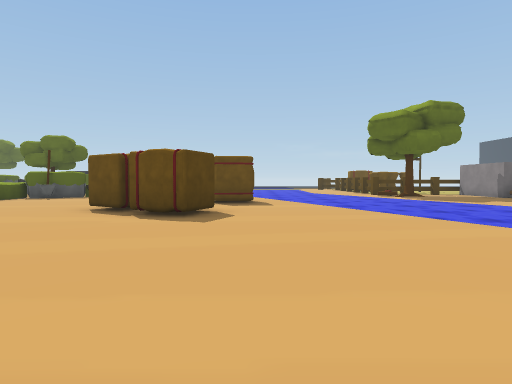
view 1 (above)

24 first-person views from a walk through a 3-D level made in the Unity game engine. The camera is 1.3 m above the floor, tilts 2° down and sees 75° across. The floor is counted in squares, 2 m on a side. Each view is taken from the middle of a square. On the plan, view 1 faces up. The plan holds only what a view shows up to about 10 squares ahead; the rest is blank. The place goes on beyond the plan. The player character is not drawn. Some animated figures are not drawn. Some surface patterns are stand-ins.

view 2
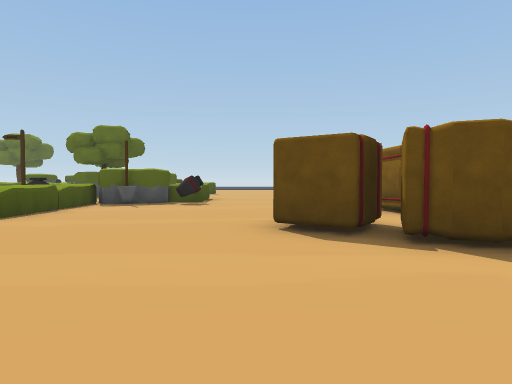

view 3
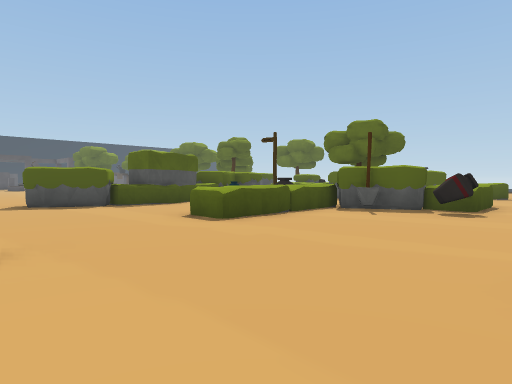

view 4
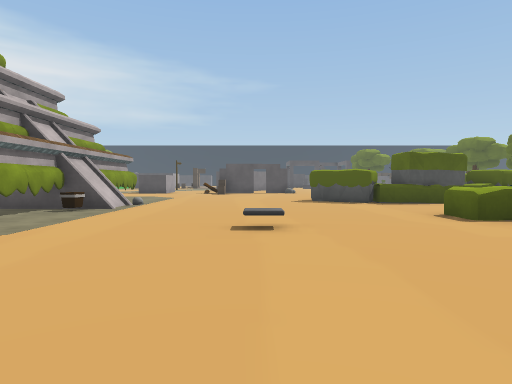

view 5
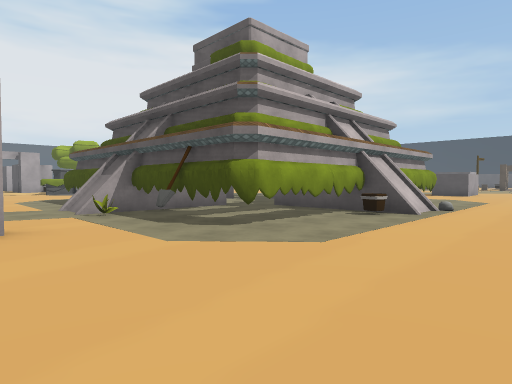

view 6
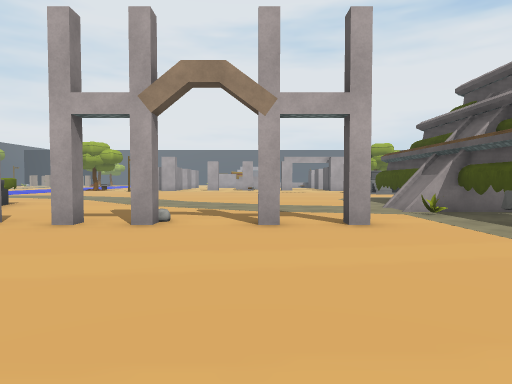

view 7
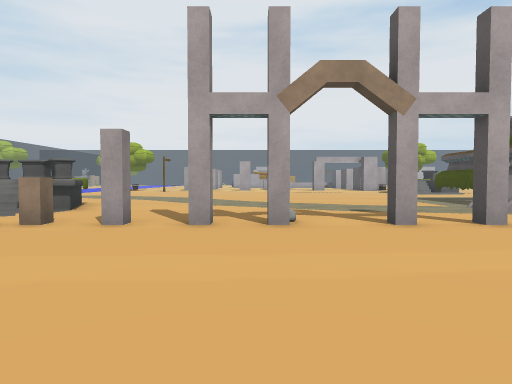

view 8
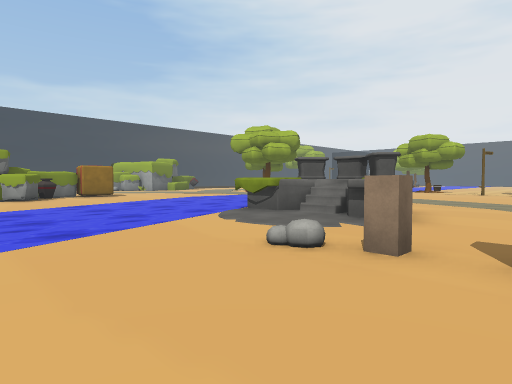

view 9
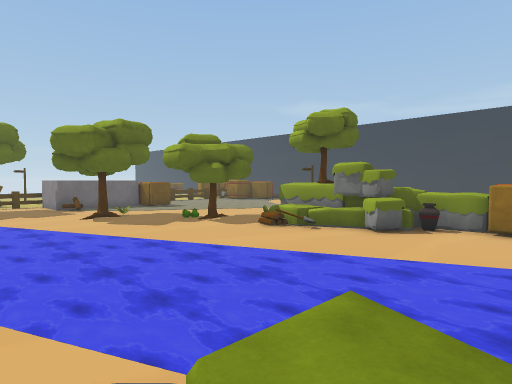

view 10
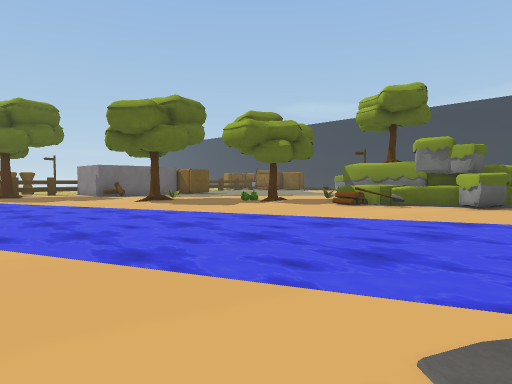

view 11
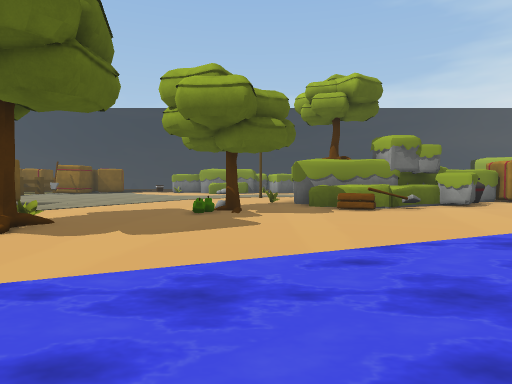

view 12
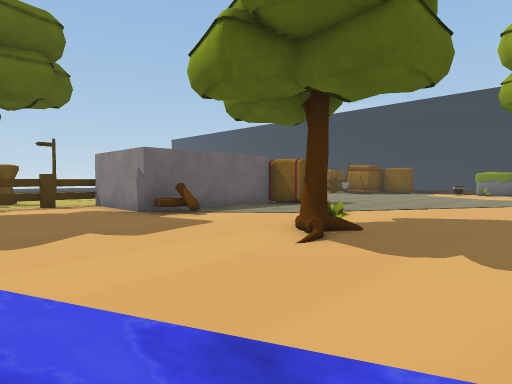

view 13
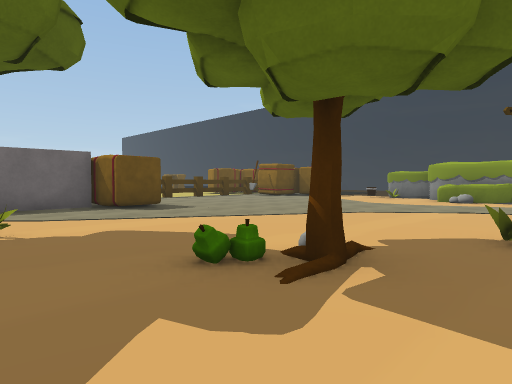

view 14
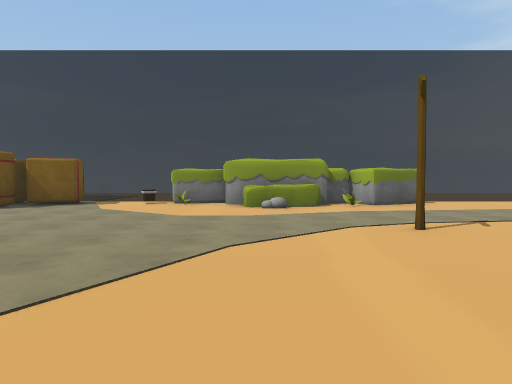

view 15
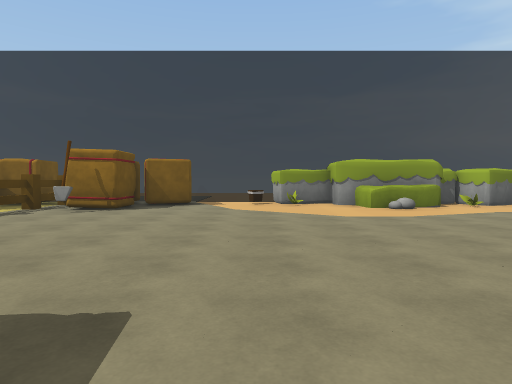

view 16
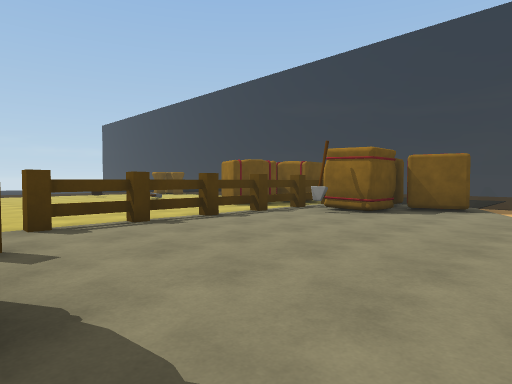

view 17
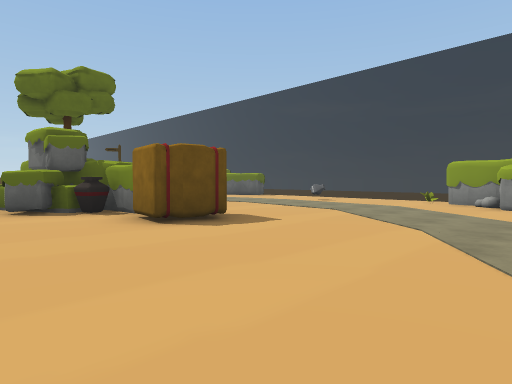

view 18
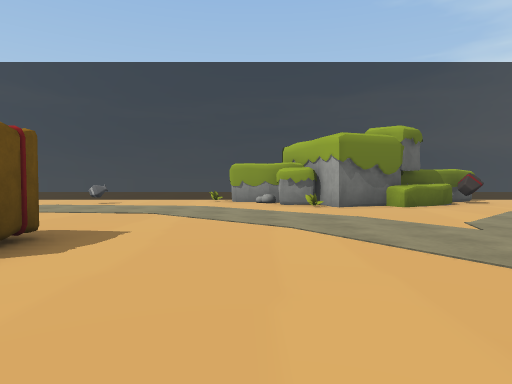

view 19
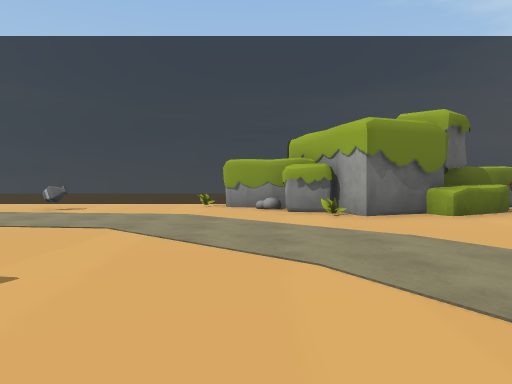

view 20
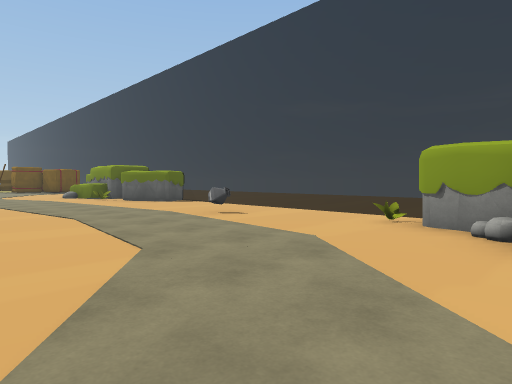

view 21
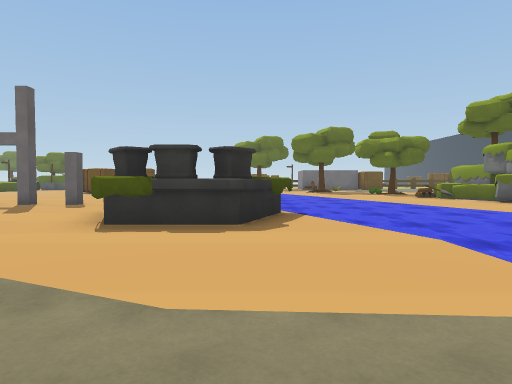

view 22
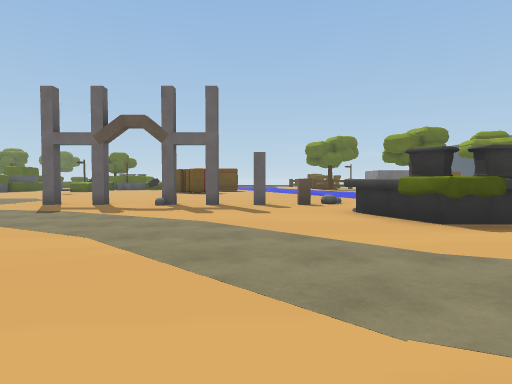

view 23
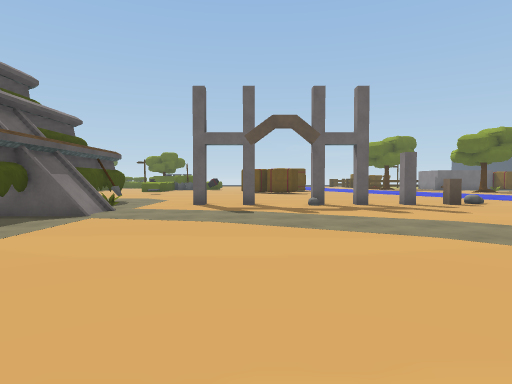

view 24
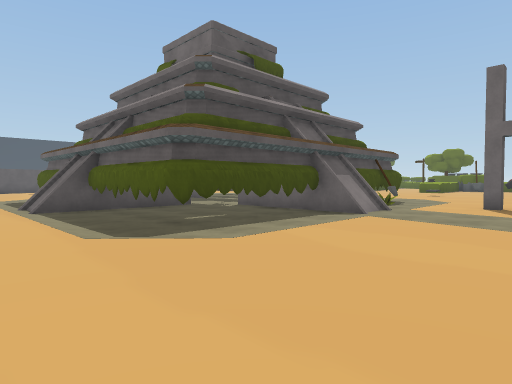

### Floor plan
Points are (right, up) in squares from view 1. A wall is a line through its corners. A room is listed if a view was taken in it or the views show most of it. See-through windows are left out.
Room 1 (views 1, 2, 3, 4, 5, 6, 7, 8, 9, 10, 11, 12, 13, 14, 15, 16, 17, 18, 19, 20, 21, 22, 23, 24)
walls: (1.3, -0.8) (1.3, -1.2) (0.9, -1.2) (0.9, -0.8); (0, -0.8) (0, -1.2); (-0.3, -1.2) (-0.3, -0.8); (-1.5, -1.2) (-1.5, -0.8); (9.1, 12.4) (9.1, 15.1) (7.1, 15.1); (12.5, 12.3) (10.6, 12.3); (-7.1, 0.5) (-7, -7.3) (-8, -7.6) (-10.5, -7.4); (-7.3, 0.2) (-7, -2.1); (-7.4, 0.7) (-7.1, 0.4); (-7.4, 0.7) (-7.1, 0.4); (-7, -1.4) (-7.2, -2.8); (-6.5, -2.8) (-6.5, -4); (-7.1, -1.4) (-7, -2); (-6.6, -2.8) (-6.6, -4); (-6.8, -2.9) (-6.8, -3.9); (-6.3, -4) (-9.7, -4); (-7, -4.3) (-7.2, -5.4); (-8.9, 0.9) (-7.6, 0.9) (-7, 0.4) (-7.1, -0.3); (-9, 0.6) (-7.4, 0.7) (-7.1, 0.3); (-7.1, -5.2) (-6.9, -6.2); (-7.2, -5.1) (-7, -7.3); (-7, -7.1) (-7.2, -7.4); (-7, -7.2) (-7.3, -7.4) (-9.1, -7.6); (-7, -7.2) (-7.1, -7.3); (-7, -7.2) (-7.2, -7.4); (-10.6, 1.5) (-10.6, -1.9); (-7, -7.5) (-7.9, -7.4); (-9.7, -2.8) (-6.2, -2.8) (-6.5, -3.1); (-10.6, 0.7) (-7.3, 0.7); (-10.7, 1.5) (-10.4, 1.2); (-7.4, -7.5) (-10.4, -7.5); (-11.7, 1.8) (-11.7, 0.9) (-10.9, 0.9); (-11.9, 1.4) (-11.6, 1.1) (-10.9, 1.1); (-10.6, -5.2) (-10.6, -8.5); (20.5, -9.5) (20, -7.9) (21.1, -7.7); (-13.6, 0.8) (-12.5, 0.7); (21.7, 15.1) (14.9, 15.1); (-11.2, -7.7) (-11.7, -7.7) (-11.7, -8.2); (-11.5, -7.8) (-11.8, -8.2)
low walls: (-6.3, -2.8) (-6.3, -4); (-9.1, 0.7) (-8.1, 0.5)
objects: other object (-13, 8); other object (-13, 9) to (-13, 10); other object (-13, 11); other object (-13, 12); signpost (-11, 12); other object (-10, 1); other object (-10, 12); other object (-9, 9) to (-9, 10); other object (-9, 11) to (-9, 12); shovel (-8, 12); other object (-8, 13) to (-7, 13); shovel (-7, -1); plant (-6, -2); vase (-6, 12) to (-6, 13); other object (-6, 14); other object (-3, 7) to (-3, 8); other object (-2, 6) to (-1, 7); other object (0, 10); block (2, -1); other object (4, -5) to (6, -3); tree (6, 14); log (9, 12); tree (10, 8); log (10, 12); plant (11, 9); shovel (12, 2); log (12, 3); tree (12, 6); other object (13, 0) to (14, 0); other object (13, 2) to (14, 3); other object (13, 3); other object (13, 6); other object (13, 12) to (14, 12); vase (14, -1) to (15, -1); other object (14, 1) to (14, 2); plant (14, 5); other object (15, -3) to (16, -2); other object (15, 0) to (16, 0); other object (15, 1); other object (15, 2); tree (15, 3); other object (15, 4); signpost (17, 5); other object (20, -10) to (21, -10); plant (20, -7); shovel (20, 14); other object (21, -7); vase (21, -2); other object (21, 6) to (22, 7); other object (21, 14); other object (22, -10); other object (22, -7) to (23, -6); plant (22, -5); other object (22, 3) to (23, 3); other object (22, 4) to (23, 5); other object (22, 5); other object (22, 9); other object (22, 10); other object (22, 12); other object (22, 13) to (22, 14); other object (23, 6) to (23, 7); other object (23, 8) to (23, 9)

Positions as (right, up) in squares from view 1, and headings:
1: (0, 0), facing up
2: (-4, 3), facing up
3: (-4, 5), facing up-left
4: (-3, 5), facing left
5: (-4, 4), facing down-left
6: (-3, 4), facing down
7: (-1, 4), facing down
8: (1, 2), facing down-right
9: (5, -4), facing up-right
10: (4, -2), facing up-right
11: (5, 5), facing right
12: (6, 6), facing up-right
13: (10, 4), facing up-right
14: (13, 7), facing right
15: (13, 10), facing right
16: (14, 10), facing up-right
17: (12, -8), facing up-right
18: (12, -6), facing right
19: (14, -6), facing right
20: (17, -7), facing up-right
21: (6, -10), facing up
22: (1, -10), facing up
23: (-3, -10), facing up
24: (-3, -10), facing up-left
